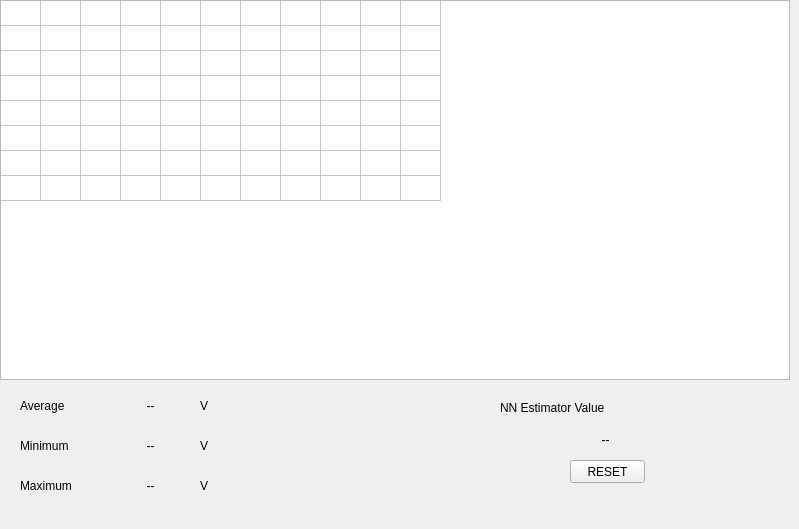
      <widget class="QWidget" name="tab_cell">
       <property name="sizePolicy">
        <sizepolicy hsizetype="MinimumExpanding" vsizetype="MinimumExpanding">
         <horstretch>0</horstretch>
         <verstretch>0</verstretch>
        </sizepolicy>
       </property>
       <property name="minimumSize">
        <size>
         <width>640</width>
         <height>400</height>
        </size>
       </property>
       <attribute name="icon">
        <iconset resource="resources.qrc">
         <normaloff>:/images/battry.png</normaloff>:/images/battry.png</iconset>
       </attribute>
       <attribute name="title">
        <string/>
       </attribute>
       <widget class="QTransparentWidget" name="transparentWidget" native="true">
        <property name="geometry">
         <rect>
          <x>0</x>
          <y>380</y>
          <width>790</width>
          <height>140</height>
         </rect>
        </property>
        <property name="sizePolicy">
         <sizepolicy hsizetype="MinimumExpanding" vsizetype="MinimumExpanding">
          <horstretch>0</horstretch>
          <verstretch>0</verstretch>
         </sizepolicy>
        </property>
        <property name="minimumSize">
         <size>
          <width>790</width>
          <height>140</height>
         </size>
        </property>
        <property name="maximumSize">
         <size>
          <width>790</width>
          <height>140</height>
         </size>
        </property>
        <widget class="QLabel" name="l_cell_ave">
         <property name="geometry">
          <rect>
           <x>120</x>
           <y>10</y>
           <width>61</width>
           <height>32</height>
          </rect>
         </property>
         <property name="text">
          <string>--</string>
         </property>
         <property name="alignment">
          <set>Qt::AlignCenter</set>
         </property>
        </widget>
        <widget class="QLabel" name="label_23">
         <property name="geometry">
          <rect>
           <x>20</x>
           <y>50</y>
           <width>101</width>
           <height>32</height>
          </rect>
         </property>
         <property name="text">
          <string>Minimum</string>
         </property>
        </widget>
        <widget class="QLabel" name="label_26">
         <property name="geometry">
          <rect>
           <x>20</x>
           <y>90</y>
           <width>101</width>
           <height>32</height>
          </rect>
         </property>
         <property name="text">
          <string>Maximum</string>
         </property>
        </widget>
        <widget class="QLabel" name="l_cell_max">
         <property name="geometry">
          <rect>
           <x>120</x>
           <y>90</y>
           <width>61</width>
           <height>32</height>
          </rect>
         </property>
         <property name="text">
          <string>--</string>
         </property>
         <property name="alignment">
          <set>Qt::AlignCenter</set>
         </property>
        </widget>
        <widget class="QLabel" name="l_cell_min">
         <property name="geometry">
          <rect>
           <x>120</x>
           <y>50</y>
           <width>61</width>
           <height>32</height>
          </rect>
         </property>
         <property name="text">
          <string>--</string>
         </property>
         <property name="alignment">
          <set>Qt::AlignCenter</set>
         </property>
        </widget>
        <widget class="QLabel" name="label_20">
         <property name="geometry">
          <rect>
           <x>20</x>
           <y>10</y>
           <width>91</width>
           <height>32</height>
          </rect>
         </property>
         <property name="sizePolicy">
          <sizepolicy hsizetype="Fixed" vsizetype="Preferred">
           <horstretch>0</horstretch>
           <verstretch>0</verstretch>
          </sizepolicy>
         </property>
         <property name="text">
          <string>Average</string>
         </property>
        </widget>
        <widget class="QLabel" name="label_30">
         <property name="geometry">
          <rect>
           <x>200</x>
           <y>10</y>
           <width>16</width>
           <height>32</height>
          </rect>
         </property>
         <property name="text">
          <string>V</string>
         </property>
        </widget>
        <widget class="QLabel" name="label_45">
         <property name="geometry">
          <rect>
           <x>200</x>
           <y>50</y>
           <width>16</width>
           <height>32</height>
          </rect>
         </property>
         <property name="text">
          <string>V</string>
         </property>
        </widget>
        <widget class="QLabel" name="label_46">
         <property name="geometry">
          <rect>
           <x>200</x>
           <y>90</y>
           <width>16</width>
           <height>32</height>
          </rect>
         </property>
         <property name="text">
          <string>V</string>
         </property>
        </widget>
        <widget class="QLabel" name="est_cap">
         <property name="geometry">
          <rect>
           <x>560</x>
           <y>50</y>
           <width>91</width>
           <height>20</height>
          </rect>
         </property>
         <property name="text">
          <string>--</string>
         </property>
         <property name="alignment">
          <set>Qt::AlignCenter</set>
         </property>
        </widget>
        <widget class="QLabel" name="label_55">
         <property name="geometry">
          <rect>
           <x>500</x>
           <y>20</y>
           <width>221</width>
           <height>16</height>
          </rect>
         </property>
         <property name="text">
          <string>NN Estimator Value</string>
         </property>
        </widget>
        <widget class="QPushButton" name="pushButton_NNreset">
         <property name="geometry">
          <rect>
           <x>570</x>
           <y>80</y>
           <width>75</width>
           <height>23</height>
          </rect>
         </property>
         <property name="text">
          <string>RESET</string>
         </property>
        </widget>
       </widget>
       <widget class="QTableWidget" name="tableWidget_cellValues">
        <property name="geometry">
         <rect>
          <x>0</x>
          <y>0</y>
          <width>790</width>
          <height>380</height>
         </rect>
        </property>
        <property name="sizePolicy">
         <sizepolicy hsizetype="MinimumExpanding" vsizetype="MinimumExpanding">
          <horstretch>100</horstretch>
          <verstretch>100</verstretch>
         </sizepolicy>
        </property>
        <property name="minimumSize">
         <size>
          <width>790</width>
          <height>380</height>
         </size>
        </property>
        <property name="maximumSize">
         <size>
          <width>790</width>
          <height>380</height>
         </size>
        </property>
        <property name="sizeIncrement">
         <size>
          <width>1</width>
          <height>1</height>
         </size>
        </property>
        <property name="font">
         <font>
          <family>Lucida Console</family>
          <pointsize>11</pointsize>
          <weight>75</weight>
          <italic>false</italic>
          <bold>true</bold>
         </font>
        </property>
        <property name="focusPolicy">
         <enum>Qt::NoFocus</enum>
        </property>
        <property name="styleSheet">
         <string notr="true">font: 75 11pt &quot;Lucida Console&quot;;
font-weight: bold;
text-align: center;</string>
        </property>
        <property name="midLineWidth">
         <number>0</number>
        </property>
        <property name="verticalScrollBarPolicy">
         <enum>Qt::ScrollBarAlwaysOff</enum>
        </property>
        <property name="horizontalScrollBarPolicy">
         <enum>Qt::ScrollBarAlwaysOff</enum>
        </property>
        <property name="tabKeyNavigation">
         <bool>false</bool>
        </property>
        <property name="selectionMode">
         <enum>QAbstractItemView::NoSelection</enum>
        </property>
        <property name="iconSize">
         <size>
          <width>20</width>
          <height>20</height>
         </size>
        </property>
        <property name="showGrid">
         <bool>true</bool>
        </property>
        <property name="cornerButtonEnabled">
         <bool>false</bool>
        </property>
        <property name="rowCount">
         <number>8</number>
        </property>
        <property name="columnCount">
         <number>11</number>
        </property>
        <attribute name="horizontalHeaderVisible">
         <bool>false</bool>
        </attribute>
        <attribute name="horizontalHeaderDefaultSectionSize">
         <number>40</number>
        </attribute>
        <attribute name="horizontalHeaderHighlightSections">
         <bool>false</bool>
        </attribute>
        <attribute name="horizontalHeaderMinimumSectionSize">
         <number>10</number>
        </attribute>
        <attribute name="horizontalHeaderShowSortIndicator" stdset="0">
         <bool>false</bool>
        </attribute>
        <attribute name="verticalHeaderVisible">
         <bool>false</bool>
        </attribute>
        <attribute name="verticalHeaderDefaultSectionSize">
         <number>25</number>
        </attribute>
        <attribute name="verticalHeaderMinimumSectionSize">
         <number>5</number>
        </attribute>
        <row/>
        <row/>
        <row/>
        <row/>
        <row/>
        <row/>
        <row/>
        <row/>
        <column/>
        <column/>
        <column/>
        <column/>
        <column/>
        <column/>
        <column/>
        <column/>
        <column/>
        <column/>
        <column/>
        <item row="0" column="0">
         <property name="textAlignment">
          <set>AlignHCenter|AlignVCenter|AlignCenter</set>
         </property>
        </item>
       </widget>
      </widget>
